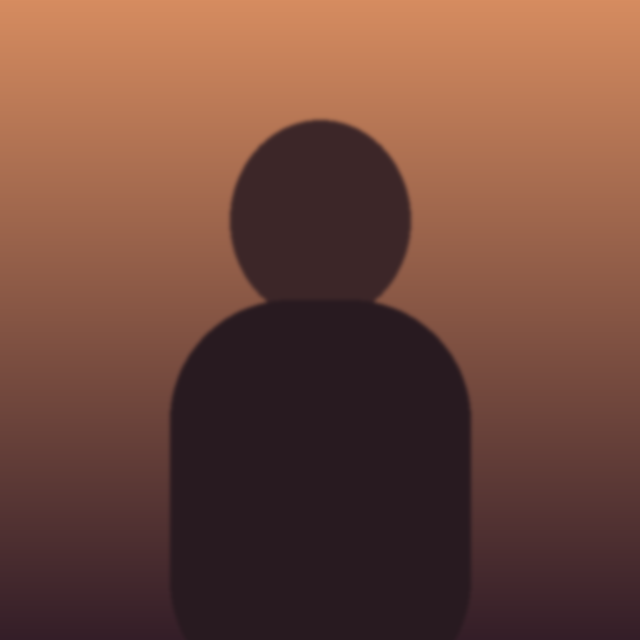
#> input picture tests/harness/media/anna.png, 640 x 640 px, given in place of Video by wesleyribeiro10x [De53qJ-Rp97].mp4, which was not available
$ python swap_visual_compare_20261123.py
#> lines starting #> are read from the running program, lines starting #| are printed output that depends on the picture
#> `sheet=Image.new("RGB",(W*len(sizes),H*2+50),"#ffffff")`: sheet: PIL image 1480x540 RGB; every value is 255
"""Read-only source/generated-frame comparison for the completed Swap test."""
from pathlib import Path
import cv2
from PIL import Image, ImageOps, ImageDraw

root = Path(r"H:\ComfyUI-Easy-Install\ComfyUI\output\h3labstudio\pd07cvya27o")
src = root / "assets" / "Video by wesleyribeiro10x [De53qJ-Rp97].mp4"
out_files = [
    root / "seg_368eafff4cac96d1_uncorrected.mp4",
    root / "seg_6588c41d062f4ff8_uncorrected.mp4",
    root / "seg_cb9d611010846e18_uncorrected.mp4",
    root / "seg_ce9139043d3e780e_uncorrected.mp4",
]
starts = [0, 170, 340, 494]
sizes = [(0, 50), (0, 110), (1, 25), (1, 95), (2, 30), (2, 85), (3, 30), (3, 155)]
def frame(path, at):
#> called with at = 50
    cap = cv2.VideoCapture(str(path))
    cap.set(cv2.CAP_PROP_POS_FRAMES, int(at))
    ok, arr = cap.read()
#> arr is the input picture: shape (640, 640, 3); mean B, G, R 60.1, 73, 113.8
    cap.release()
    if not ok: raise ValueError((str(path), at))
    return Image.fromarray(cv2.cvtColor(arr,cv2.COLOR_BGR2RGB))
def thumb(img, w=185, h=245):
#> called with w = 185, h = 245
    return ImageOps.fit(img, (w,h))
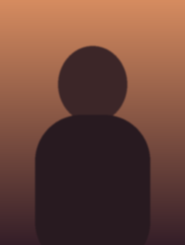
#> returned value: PIL image 185x245 RGB; mean R, G, B 107.8, 69.3, 57.6
W,H = 185,245
sheet=Image.new("RGB",(W*len(sizes),H*2+50),"#ffffff")
draw=ImageDraw.Draw(sheet)
for i,(seg,local) in enumerate(sizes):
    global_idx = starts[seg] + local
    a=thumb(frame(src,global_idx))
    b=thumb(frame(out_files[seg],local))
    sheet.paste(a,(i*W,25))
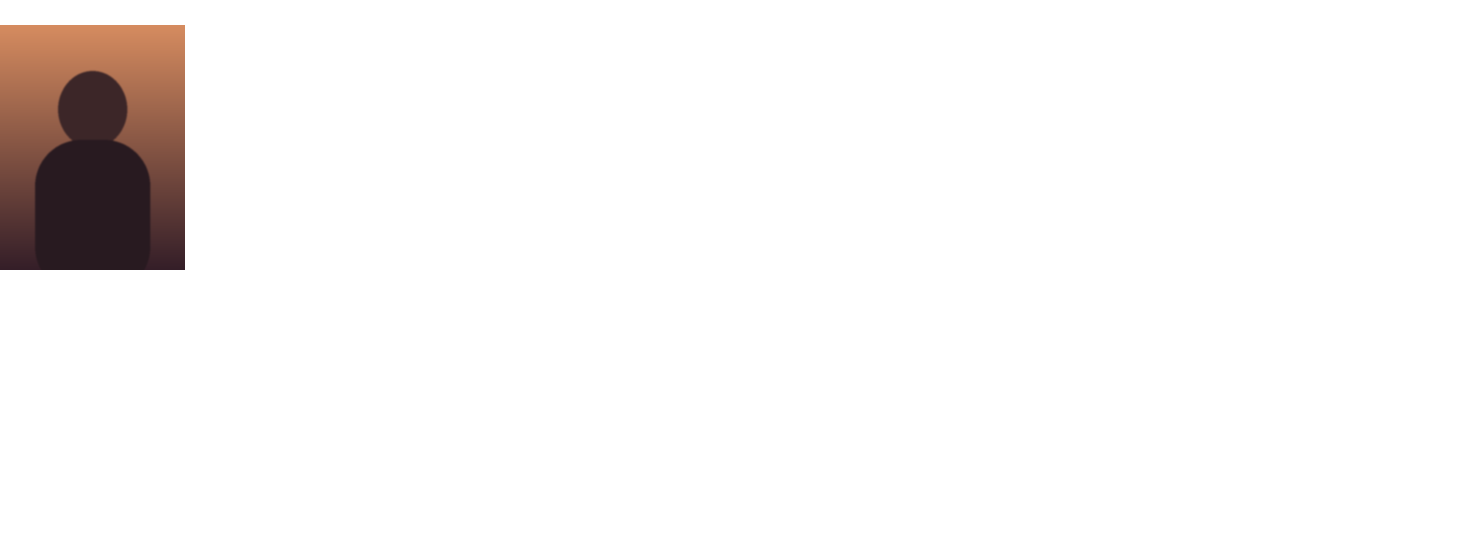
#> sheet: PIL image 1480x540 RGB; mean R, G, B 246.6, 244.5, 243.8
    sheet.paste(b,(i*W,H+25))
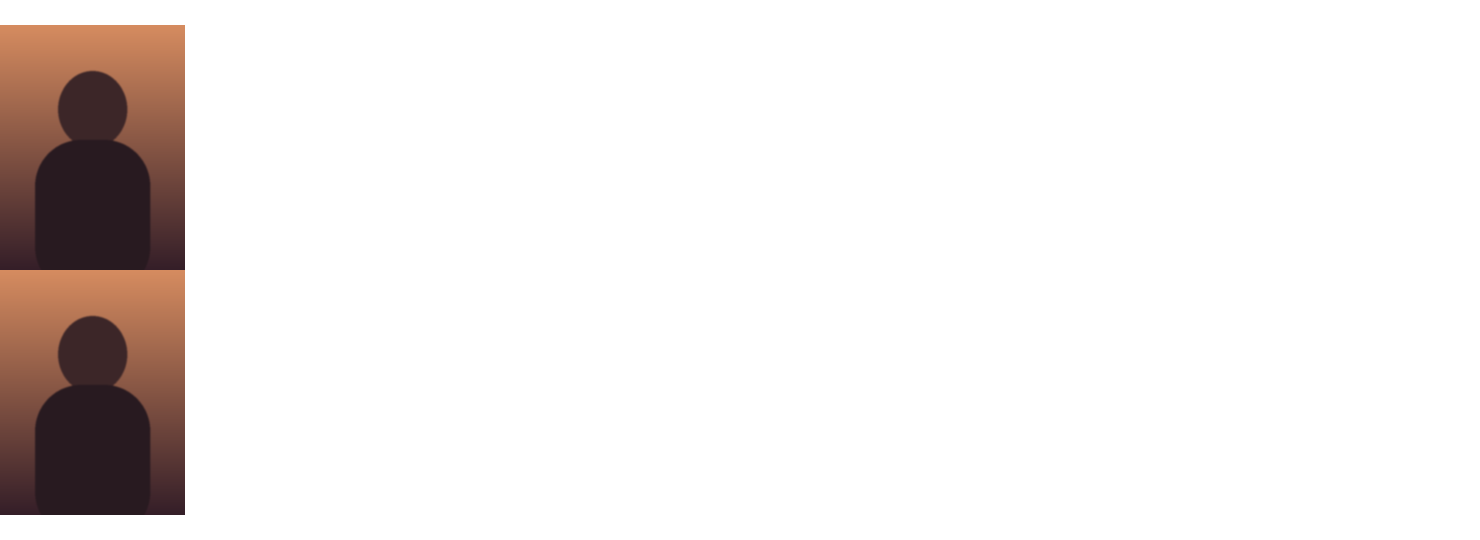
#> sheet: PIL image 1480x540 RGB; mean R, G, B 238.3, 233.9, 232.6
    draw.text((i*W+4,6),str(global_idx),fill="black")
draw.text((5,H+25-16),"generated below",fill="black")
sheet.save(root/"swap_visual_compare_small.jpg",quality=73)
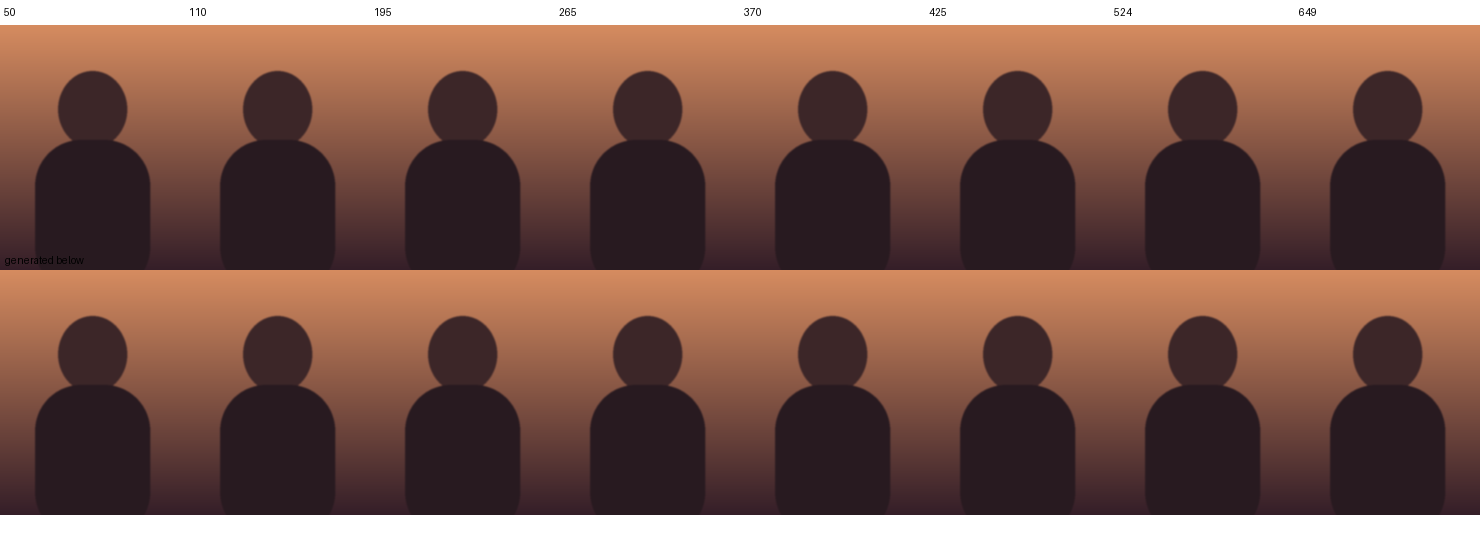
#> saved as swap_visual_compare_small.jpg: PIL image 1480x540 RGB; mean R, G, B 121.3, 86.3, 75.8
for name in ["h3_sheet_00016.png","IMG_20261023_221239.jpg"]:
    p=root/"assets"/name
#> (the run stopped early here; a loop or call above may not have finished)
